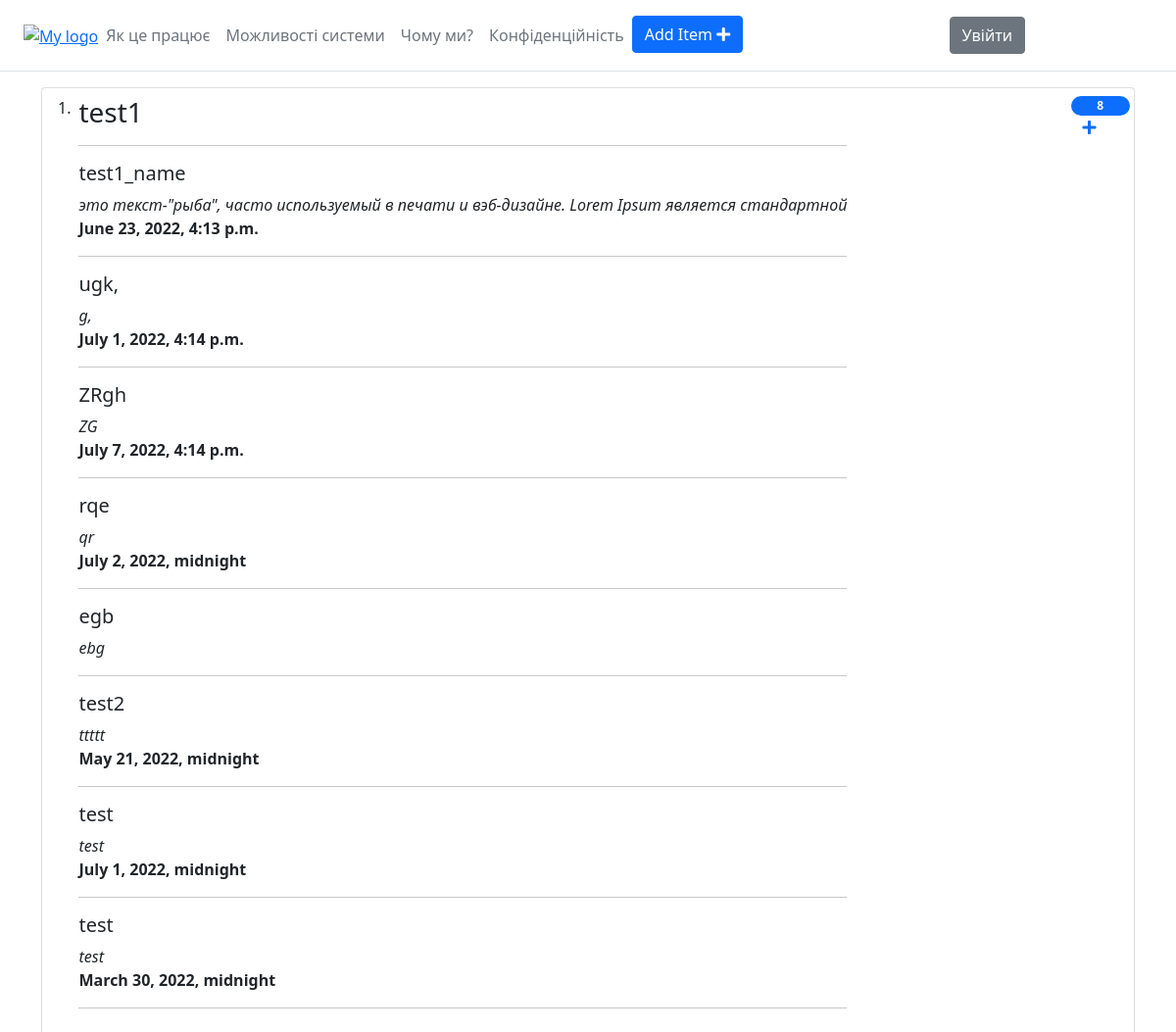
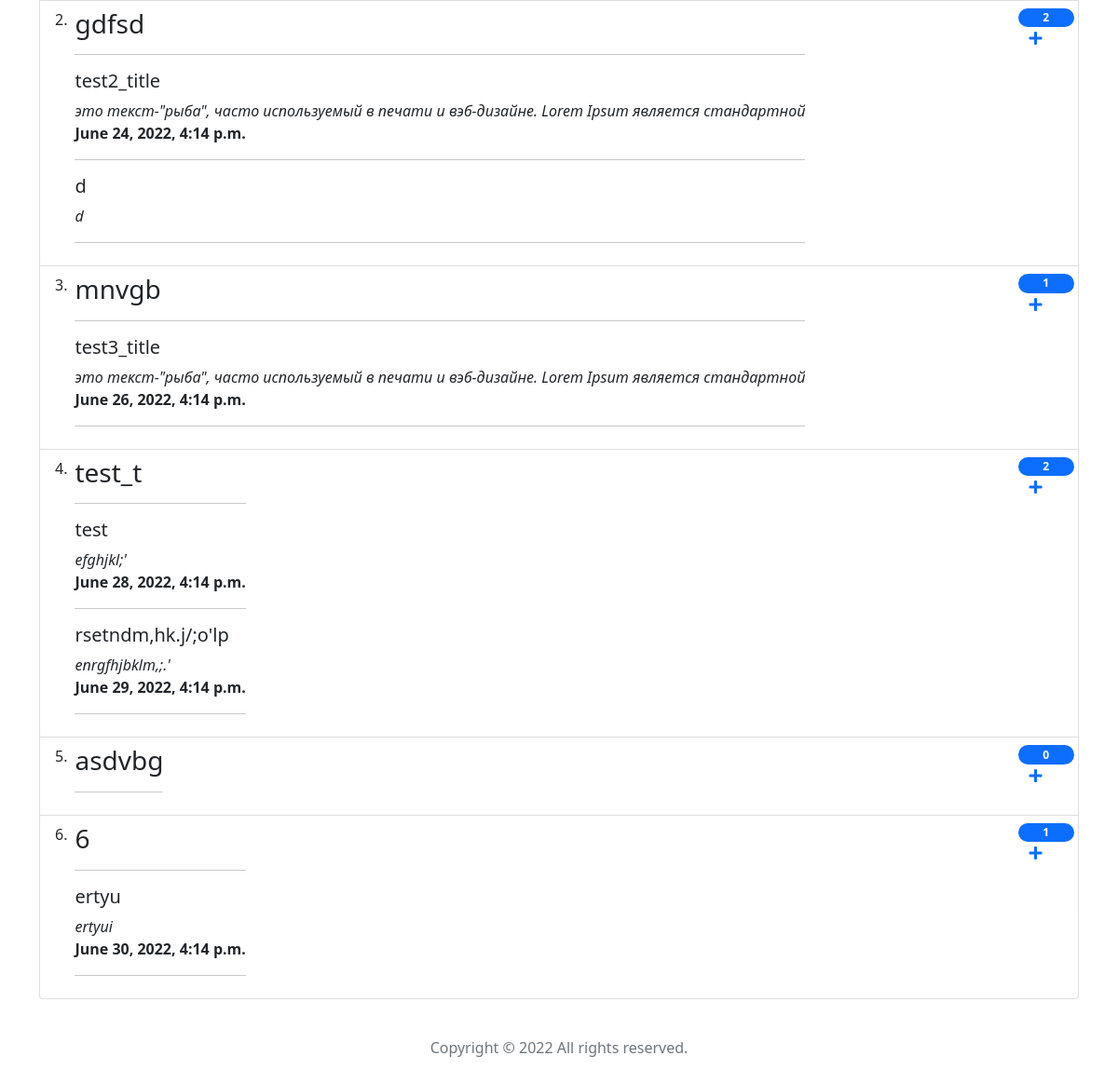
The page / on the database its author committed (2 pictures, top to bottom).
### todo_app/models.py (models this page shows, shortened)
class ToDoList(models.Model):
    title = models.CharField(max_length=100, unique=True, verbose_name='Title')
    def get_items(self):
        items = ToDoItem.objects.filter(todo_list=self.pk)
        orders_items = items.annotate(
                                      with_date=Exists(ToDoItem.objects.exclude(todo_list=OuterRef('pk'),
                                                                                end_date__isnull=True))
                                      ).order_by('with_date', 'pk')
        print(self.title)
        print(self.items.exclude(end_date__isnull=True))
        print(self.items.filter(end_date=None))
        return orders_items

class ToDoItem(models.Model):
    title = models.CharField(max_length=100)
    description = models.TextField(null=True, blank=True)
    created_date = models.DateTimeField(auto_now_add=True)
    end_date = models.DateTimeField(blank=True, null=True)
    status = models.BooleanField(default=False)
    todo_list = models.ForeignKey(ToDoList, on_delete=models.CASCADE, related_name='items')
    def __str__(self):
        return self.title

### todo_app/views.py (the view)
# urls.py: path("", views.list_view, name="home"),
def list_view(request):
    all_todo_list = ToDoList.objects.all()
    create_list_form = ToDoListForm()
    create_item_form = ToDoItemForm()
    return render(request, 'home.html', {'all_todo_list': all_todo_list,
                                         'create_list_form': create_list_form,
                                         'create_item_form': create_item_form,
                                         })

### templates/home.html (shortened to what this page needs)
{% extends "base.html" %}
{% load itemtag %}
{% block content %}
<ol class="list-group list-group-numbered">
    {% for list in all_todo_list %}
    <li class="list-group-item d-flex justify-content-between align-items-start">
        <div class="ms-2 me-auto">
            <div class="fw-bold">
                <h3>{{ list.title }}</h3>
            </div>
            <hr>
            {% for item in list.get_items %}
            <div style="background-color: {% get_color_item item %};">
                <h5>{{item.title}} </h5>
                <i>{{item.description}}</i>
                <br>
                <b>{{item.end_date|default:''}}</b>
                <hr>
            </div>
            {% endfor %}
        </div>
        <div class="row">
            <span class="badge bg-primary rounded-pill">{{list.items.count}}</span>
            <span>
              <a class="block-create" data-bs-toggle="modal" data-bs-target="#CreateItem" data-id="{{list.id}}">
                <i class="fas fa-plus"></i>
              </a>
            </span>
        </div>
    </li>
    {% endfor%}
</ol>
{% endblock %}

### templates/base.html (shortened to what this page needs)
<!doctype html>
{% load static %}
<html lang="en">
<head>
    <link rel="stylesheet" href="https://cdn.simplecss.org/simple.min.css">
    <link href="https://cdn.jsdelivr.net/npm/bootstrap@5.0.2/dist/css/bootstrap.min.css" rel="stylesheet"
>
    <link rel="stylesheet" href="https://use.fontawesome.com/releases/v5.15.4/css/solid.css"
/>
    <link rel="stylesheet" href="https://use.fontawesome.com/releases/v5.15.4/css/fontawesome.css"
/>
</head>
<body>
<header class="d-flex flex-column flex-md-row align-items-center p-3 px-md-4 mb-3 bg-white border-bottom box-shadow">
    <a href="{% url 'todo_app:home' %}" class="logo">
         <img src="{% static 'logo.png' %}" alt="My logo" width="50" height="50">
    </a>
    <ul class="nav col-12 col-md-auto mb-2 justify-content-center mb-md-0">
        <li><a href="#" class="nav-link px-2 link-secondary">Як це працює</a></li>
        <li><a href="#" class="nav-link px-2 link-secondary">Можливості системи</a></li>
        <li><a href="#" class="nav-link px-2 link-secondary">Чому ми?</a></li>
        <li><a href="#" class="nav-link px-2 link-secondary">Конфіденційність</a></li>
        <li><a class="btn btn-primary " data-bs-toggle="modal" data-bs-target="#Create_Item">Add Item <i
                class="fas fa-plus"></i></a></li>
    </ul>
    <div class="col-md-3 text-end login-button">
        <a type="button" class="btn btn-secondary" href="{% url 'admin:login' %}">Увійти</a>
    </div>
</header>
<div class="container">
    {% block content %}
    {% endblock %}
</div>
<footer class="py-3 my-4 ">
    <p class="text-center text-muted">Copyright ©
        All rights reserved.
    </p>
</footer>
</body>
</html>

### rows shown on the page
ToDoList: title "test1", items.count "8"
ToDoItem: title "test1_name", description "это текст-\"рыба\", часто используемый в печати и вэб-дизайне. Lorem Ipsum является стандартной", end_date "June 23, 2022, 4:13 p.m."
ToDoItem: title "ugk,", description "g,", end_date "July 1, 2022, 4:14 p.m."
ToDoItem: title "ZRgh", description "ZG", end_date "July 7, 2022, 4:14 p.m."
ToDoItem: title "rqe", description "qr", end_date "July 2, 2022, midnight"
ToDoItem: title "egb", description "ebg"
ToDoItem: title "test2", description "ttttt", end_date "May 21, 2022, midnight"
ToDoItem: title "test", description "test", end_date "July 1, 2022, midnight"
ToDoItem: title "test", description "test", end_date "March 30, 2022, midnight"
ToDoList: title "gdfsd", items.count "2"
ToDoItem: title "test2_title", description "это текст-\"рыба\", часто используемый в печати и вэб-дизайне. Lorem Ipsum является стандартной", end_date "June 24, 2022, 4:14 p.m."
ToDoItem: title "d", description "d"
ToDoList: title "mnvgb", items.count "1"
ToDoItem: title "test3_title", description "это текст-\"рыба\", часто используемый в печати и вэб-дизайне. Lorem Ipsum является стандартной", end_date "June 26, 2022, 4:14 p.m."
ToDoList: title "test_t", items.count "2"
ToDoItem: title "test", description "efghjkl;'", end_date "June 28, 2022, 4:14 p.m."
ToDoItem: title "rsetndm,hk.j/;o'lp", description "enrgfhjbklm,;.'", end_date "June 29, 2022, 4:14 p.m."
ToDoList: title "asdvbg", items.count "0"
ToDoList: title "6", items.count "1"
ToDoItem: title "ertyu", description "ertyui", end_date "June 30, 2022, 4:14 p.m."
